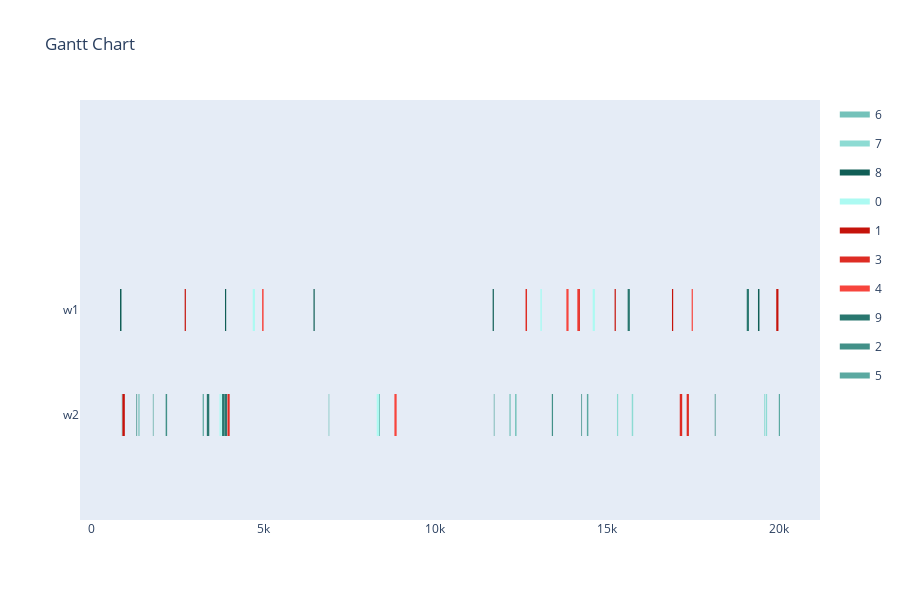

Notebook source saved alongside this figure:
### Code cell
max_generations = 5000
population_size = 10
offspring_amount = 20
earliest_time_slot = 0
last_time_slot = 20000

optimizer = BaseGA(env)
optimizer.set_minimize()
optimizer.configure('makespan', 'twopointcrossover', 'roulettewheel', 'randomize')
# set all delivery dates to last time slot
for order in orders:
    order[1] = last_time_slot
result, best_fitness_history, average_fitness_history, best_generation_history, feasible_gen = optimizer.optimize(orders, max_generations, earliest_time_slot, last_time_slot, population_size, offspring_amount, verbose=True, randomize_until_feasible=True, randomize_until_feasible_probability=0.5)
workstation_assignments = reformat_result(result, orders, env)
visualize(workstation_assignments, best_fitness_history, average_fitness_history, best_generation_history, feasible_gen)

### Figure 1 — Plotly figure (JSON) as saved in the notebook; plotly's stock layout.template omitted (floating-point values rounded to 4 significant figures)
{"data": [{"fill": "toself", "fillcolor": "rgb(116, 194, 186)", "hoverinfo": "name", "legendgroup": "rgb(116, 194, 186)", "mode": "none", "name": "6", "type": "scatter", "x": [12156, 12191, 12191, 12156, 12156, 6899, 6920, 6920, 6899, 6899, 1369, 1404, 1404, 1369, 1369, 12320, 12363, 12363, 12320, 12320, 8357, 8392, 8392, 8357], "y": [-0.2, -0.2, 0.2, 0.2, null, -0.2, -0.2, 0.2, 0.2, null, -0.2, -0.2, 0.2, 0.2, null, -0.2, -0.2, 0.2, 0.2, null, -0.2, -0.2, 0.2, 0.2]}, {"fill": "toself", "fillcolor": "rgb(141, 219, 211)", "hoverinfo": "name", "legendgroup": "rgb(141, 219, 211)", "mode": "none", "name": "7", "type": "scatter", "x": [15711, 15754, 15754, 15711, 15711, 19604, 19647, 19647, 19604, 19604, 15282, 15317, 15317, 15282, 15282, 19557, 19580, 19580, 19557, 19557, 882, 905, 905, 882], "y": [-0.2, -0.2, 0.2, 0.2, null, -0.2, -0.2, 0.2, 0.2, null, -0.2, -0.2, 0.2, 0.2, null, -0.2, -0.2, 0.2, 0.2, null, -0.2, -0.2, 0.2, 0.2]}, {"fill": "toself", "fillcolor": "rgb(16, 94, 86)", "hoverinfo": "name", "legendgroup": "rgb(16, 94, 86)", "mode": "none", "name": "8", "type": "scatter", "x": [3887, 3922, 3922, 3887, 3887, 11668, 11703, 11703, 11668, 11668, 19381, 19424, 19424, 19381, 19381, 6460, 6495, 6495, 6460, 6460, 835, 878, 878, 835], "y": [0.8, 0.8, 1.2, 1.2, null, 0.8, 0.8, 1.2, 1.2, null, 0.8, 0.8, 1.2, 1.2, null, 0.8, 0.8, 1.2, 1.2, null, 0.8, 0.8, 1.2, 1.2]}, {"fill": "toself", "fillcolor": "rgb(172, 250, 242)", "hoverinfo": "name", "legendgroup": "rgb(172, 250, 242)", "mode": "none", "name": "0", "type": "scatter", "x": [14576, 14640, 14640, 14576, 14576, 4694, 4758, 4758, 4694, 4694, 13055, 13098, 13098, 13055, 13055, 3726, 3791, 3791, 3726, 3726, 8298, 8363, 8363, 8298], "y": [0.8, 0.8, 1.2, 1.2, null, 0.8, 0.8, 1.2, 1.2, null, 0.8, 0.8, 1.2, 1.2, null, -0.2, -0.2, 0.2, 0.2, null, -0.2, -0.2, 0.2, 0.2]}, {"fill": "toself", "fillcolor": "rgb(197, 19, 11)", "hoverinfo": "name", "legendgroup": "rgb(197, 19, 11)", "mode": "none", "name": "1", "type": "scatter", "x": [2715, 2750, 2750, 2715, 2715, 15213, 15248, 15248, 15213, 15213, 16881, 16916, 16916, 16881, 16881, 19912, 19976, 19976, 19912, 19912, 904, 975, 975, 904], "y": [0.8, 0.8, 1.2, 1.2, null, 0.8, 0.8, 1.2, 1.2, null, 0.8, 0.8, 1.2, 1.2, null, 0.8, 0.8, 1.2, 1.2, null, -0.2, -0.2, 0.2, 0.2]}, {"fill": "toself", "fillcolor": "rgb(222, 44, 36)", "hoverinfo": "name", "legendgroup": "rgb(222, 44, 36)", "mode": "none", "name": "3", "type": "scatter", "x": [14141, 14205, 14205, 14141, 14141, 12624, 12667, 12667, 12624, 12624, 17107, 17178, 17178, 17107, 17107, 3958, 4023, 4023, 3958, 3958, 17308, 17373, 17373, 17308], "y": [0.8, 0.8, 1.2, 1.2, null, 0.8, 0.8, 1.2, 1.2, null, -0.2, -0.2, 0.2, 0.2, null, -0.2, -0.2, 0.2, 0.2, null, -0.2, -0.2, 0.2, 0.2]}, {"fill": "toself", "fillcolor": "rgb(247, 69, 61)", "hoverinfo": "name", "legendgroup": "rgb(247, 69, 61)", "mode": "none", "name": "4", "type": "scatter", "x": [14132, 14167, 14167, 14132, 14132, 17453, 17488, 17488, 17453, 17453, 13811, 13875, 13875, 13811, 13811, 4966, 5009, 5009, 4966, 4966, 8812, 8877, 8877, 8812], "y": [0.8, 0.8, 1.2, 1.2, null, 0.8, 0.8, 1.2, 1.2, null, 0.8, 0.8, 1.2, 1.2, null, 0.8, 0.8, 1.2, 1.2, null, -0.2, -0.2, 0.2, 0.2]}, {"fill": "toself", "fillcolor": "rgb(41, 119, 111)", "hoverinfo": "name", "legendgroup": "rgb(41, 119, 111)", "mode": "none", "name": "9", "type": "scatter", "x": [19054, 19118, 19118, 19054, 19054, 15592, 15656, 15656, 15592, 15592, 3359, 3430, 3430, 3359, 3359, 3802, 3867, 3867, 3802, 3802, 3874, 3945, 3945, 3874], "y": [0.8, 0.8, 1.2, 1.2, null, 0.8, 0.8, 1.2, 1.2, null, -0.2, -0.2, 0.2, 0.2, null, -0.2, -0.2, 0.2, 0.2, null, -0.2, -0.2, 0.2, 0.2]}, {"fill": "toself", "fillcolor": "rgb(66, 144, 136)", "hoverinfo": "name", "legendgroup": "rgb(66, 144, 136)", "mode": "none", "name": "2", "type": "scatter", "x": [14244, 14267, 14267, 14244, 14244, 1310, 1333, 1333, 1310, 1310, 2162, 2205, 2205, 2162, 2162, 18125, 18148, 18148, 18125, 18125, 13388, 13423, 13423, 13388], "y": [-0.2, -0.2, 0.2, 0.2, null, -0.2, -0.2, 0.2, 0.2, null, -0.2, -0.2, 0.2, 0.2, null, -0.2, -0.2, 0.2, 0.2, null, -0.2, -0.2, 0.2, 0.2]}, {"fill": "toself", "fillcolor": "rgb(91, 169, 161)", "hoverinfo": "name", "legendgroup": "rgb(91, 169, 161)", "mode": "none", "name": "5", "type": "scatter", "x": [1790, 1811, 1811, 1790, 1790, 11701, 11722, 11722, 11701, 11701, 14407, 14450, 14450, 14407, 14407, 19986, 20021, 20021, 19986, 19986, 3238, 3273, 3273, 3238], "y": [-0.2, -0.2, 0.2, 0.2, null, -0.2, -0.2, 0.2, 0.2, null, -0.2, -0.2, 0.2, 0.2, null, -0.2, -0.2, 0.2, 0.2, null, -0.2, -0.2, 0.2, 0.2]}, {"legendgroup": "rgb(116, 194, 186)", "marker": {"color": "rgb(116, 194, 186)", "opacity": 0, "size": 1}, "mode": "markers", "name": "", "showlegend": false, "text": [null, null, null, null, null, null, null, null, null, null], "type": "scatter", "x": [12156, 12191, 6899, 6920, 1369, 1404, 12320, 12363, 8357, 8392], "y": [0, 0, 0, 0, 0, 0, 0, 0, 0, 0]}, {"legendgroup": "rgb(141, 219, 211)", "marker": {"color": "rgb(141, 219, 211)", "opacity": 0, "size": 1}, "mode": "markers", "name": "", "showlegend": false, "text": [null, null, null, null, null, null, null, null, null, null], "type": "scatter", "x": [15711, 15754, 19604, 19647, 15282, 15317, 19557, 19580, 882, 905], "y": [0, 0, 0, 0, 0, 0, 0, 0, 0, 0]}, {"legendgroup": "rgb(16, 94, 86)", "marker": {"color": "rgb(16, 94, 86)", "opacity": 0, "size": 1}, "mode": "markers", "name": "", "showlegend": false, "text": [null, null, null, null, null, null, null, null, null, null], "type": "scatter", "x": [3887, 3922, 11668, 11703, 19381, 19424, 6460, 6495, 835, 878], "y": [1, 1, 1, 1, 1, 1, 1, 1, 1, 1]}, {"legendgroup": "rgb(172, 250, 242)", "marker": {"color": "rgb(172, 250, 242)", "opacity": 0, "size": 1}, "mode": "markers", "name": "", "showlegend": false, "text": [null, null, null, null, null, null, null, null, null, null], "type": "scatter", "x": [14576, 14640, 4694, 4758, 13055, 13098, 3726, 3791, 8298, 8363], "y": [1, 1, 1, 1, 1, 1, 0, 0, 0, 0]}, {"legendgroup": "rgb(197, 19, 11)", "marker": {"color": "rgb(197, 19, 11)", "opacity": 0, "size": 1}, "mode": "markers", "name": "", "showlegend": false, "text": [null, null, null, null, null, null, null, null, null, null], "type": "scatter", "x": [2715, 2750, 15213, 15248, 16881, 16916, 19912, 19976, 904, 975], "y": [1, 1, 1, 1, 1, 1, 1, 1, 0, 0]}, {"legendgroup": "rgb(222, 44, 36)", "marker": {"color": "rgb(222, 44, 36)", "opacity": 0, "size": 1}, "mode": "markers", "name": "", "showlegend": false, "text": [null, null, null, null, null, null, null, null, null, null], "type": "scatter", "x": [14141, 14205, 12624, 12667, 17107, 17178, 3958, 4023, 17308, 17373], "y": [1, 1, 1, 1, 0, 0, 0, 0, 0, 0]}, {"legendgroup": "rgb(247, 69, 61)", "marker": {"color": "rgb(247, 69, 61)", "opacity": 0, "size": 1}, "mode": "markers", "name": "", "showlegend": false, "text": [null, null, null, null, null, null, null, null, null, null], "type": "scatter", "x": [14132, 14167, 17453, 17488, 13811, 13875, 4966, 5009, 8812, 8877], "y": [1, 1, 1, 1, 1, 1, 1, 1, 0, 0]}, {"legendgroup": "rgb(41, 119, 111)", "marker": {"color": "rgb(41, 119, 111)", "opacity": 0, "size": 1}, "mode": "markers", "name": "", "showlegend": false, "text": [null, null, null, null, null, null, null, null, null, null], "type": "scatter", "x": [19054, 19118, 15592, 15656, 3359, 3430, 3802, 3867, 3874, 3945], "y": [1, 1, 1, 1, 0, 0, 0, 0, 0, 0]}, {"legendgroup": "rgb(66, 144, 136)", "marker": {"color": "rgb(66, 144, 136)", "opacity": 0, "size": 1}, "mode": "markers", "name": "", "showlegend": false, "text": [null, null, null, null, null, null, null, null, null, null], "type": "scatter", "x": [14244, 14267, 1310, 1333, 2162, 2205, 18125, 18148, 13388, 13423], "y": [0, 0, 0, 0, 0, 0, 0, 0, 0, 0]}, {"legendgroup": "rgb(91, 169, 161)", "marker": {"color": "rgb(91, 169, 161)", "opacity": 0, "size": 1}, "mode": "markers", "name": "", "showlegend": false, "text": [null, null, null, null, null, null, null, null, null, null], "type": "scatter", "x": [1790, 1811, 11701, 11722, 14407, 14450, 19986, 20021, 3238, 3273], "y": [0, 0, 0, 0, 0, 0, 0, 0, 0, 0]}], "layout": {"height": 600, "hovermode": "closest", "showlegend": true, "title": {"text": "Gantt Chart"}, "xaxis": {"rangeselector": {"buttons": [{"count": 7, "label": "1w", "step": "day", "stepmode": "backward"}, {"count": 1, "label": "1m", "step": "month", "stepmode": "backward"}, {"count": 6, "label": "6m", "step": "month", "stepmode": "backward"}, {"count": 1, "label": "YTD", "step": "year", "stepmode": "todate"}, {"count": 1, "label": "1y", "step": "year", "stepmode": "backward"}, {"step": "all"}]}, "showgrid": false, "type": "linear", "zeroline": false}, "yaxis": {"autorange": false, "range": [-1, 3], "showgrid": false, "ticktext": ["w2", "w1"], "tickvals": [0, 1], "zeroline": false}}}
